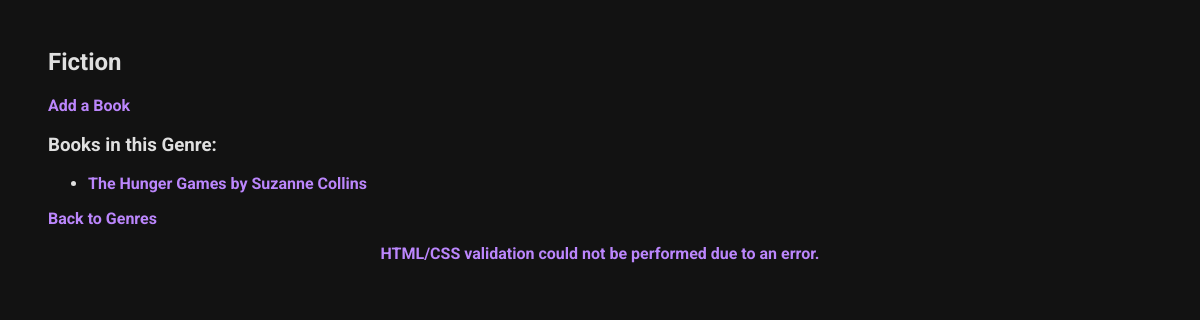
Screenshot of /books/genre/1/ with the database file from the repository.
### books/models.py (models this page shows, shortened)
class Genre(models.Model):
    name = models.CharField(max_length=100, unique=True)

class Book(models.Model):
    title = models.CharField(max_length=200)
    author = models.ForeignKey(Author, on_delete=models.CASCADE)
    genres = models.ManyToManyField(Genre)
    owner = models.ForeignKey(settings.AUTH_USER_MODEL, on_delete=models.CASCADE)
    rating = models.IntegerField(null=True, blank=True)  # New field added

class Author(models.Model):
    name = models.CharField(max_length=200)
    def __str__(self):
        return self.name

### books/views.py (the view)
# urls.py: path('genre/<int:pk>/', views.GenreDetailView.as_view(), name='genre_detail'),
class GenreDetailView(generic.DetailView):
    model = Genre
    template_name = 'books/genre_detail.html'
    context_object_name = 'genre'

### books/templates/books/genre_detail.html
{% extends 'base.html' %}
{% block content %}
<h2>{{ genre.name }}</h2>
<a href="{% url 'books:book_create' genre.pk %}">Add a Book</a>
<h3>Books in this Genre:</h3>
<ul>
    {% for book in genre.book_set.all %}
        <li><a href="{% url 'books:book_detail' book.pk %}">{{ book.title }} by {{ book.author }}</a></li>
    {% endfor %}
</ul>
<a href="{% url 'books:genre_list'%}">Back to Genres</a>
{% endblock %}

### static/base.css (style rules this page uses)
body { font-family: 'Roboto', sans-serif; margin: 4vw; background-color: #121212; color: #e0e0e0; }
a, a:visited { text-decoration: none; font-weight: bold; color: #BB86FC; }

### rows the page displays
Genre: name "Fiction"
Book: title "The Hunger Games", author "Suzanne Collins"
